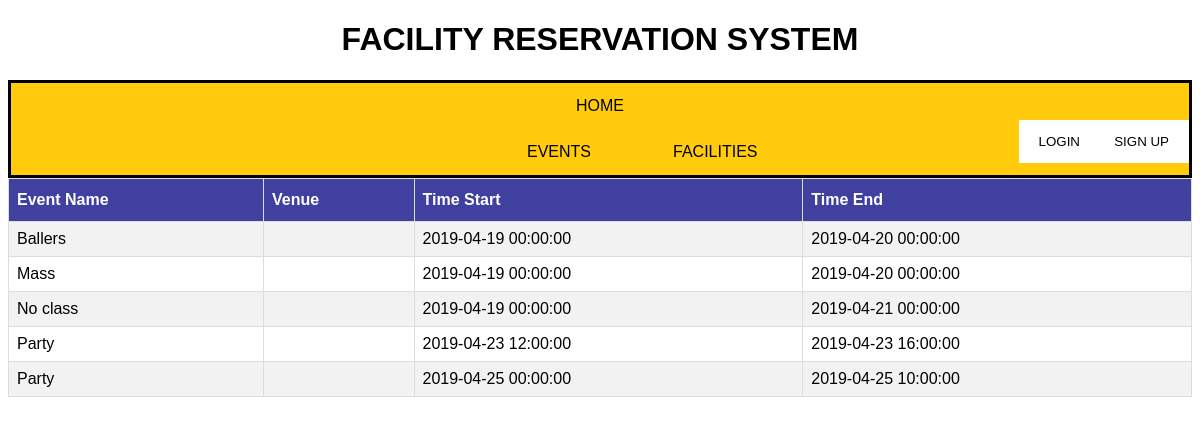
The app's page /php/event_page_home.php, older data.
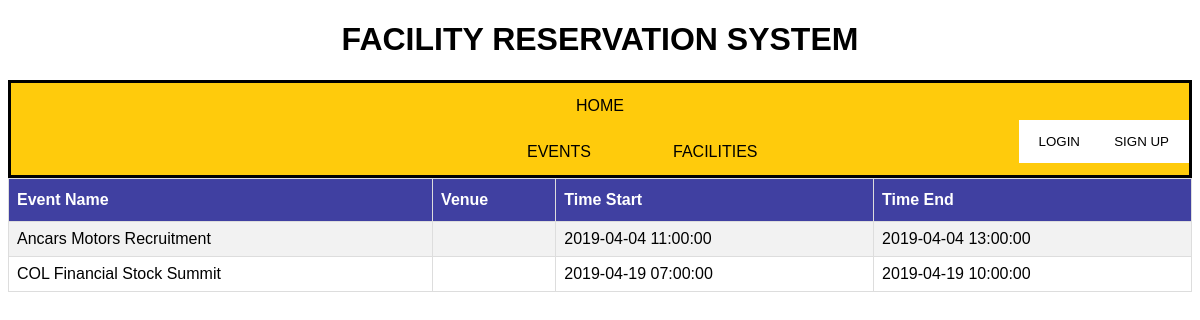
The same page, newer data.
### tables this page shows
CREATE TABLE `reservation` (
  `resID` int(100) NOT NULL,
  `user_ID` int(11) NOT NULL,
  `title` varchar(255) NOT NULL,
  `Venue` varchar(100) NOT NULL,
  `start_event` datetime NOT NULL,
  `end_event` datetime NOT NULL,
  `status` varchar(100) NOT NULL DEFAULT 'Pending'
);

### php/event_page_home.php (the view, shortened to what this page needs)
<?php include('DBConnector.php'); ?>
<!DOCTYPE html>
<html>
<head>
  <link rel="stylesheet" type="text/css" href="../stylesheet/style.css">
  <h1>FACILITY RESERVATION SYSTEM</h1>
</head>
<body>
  <ul class="menu">
    <li class="home_index"><a href="../index.html" class="home">HOME</a></li>
    <li class="events_index"><a href="event_page_home.php" class="events">EVENTS</a></li>
    <li class="faci_index"><a href="list_facilities_home.php" class="faci">FACILITIES</a></li>
  </ul>
    <table id="customers">
        <tr>
          <th>Event Name</th>
          <th>Venue</th>
          <th>Time Start</th>
          <th>Time End</th>
        </tr>
    <?php
      $sql = "SELECT * FROM reservation WHERE status LIKE 'Approved'";
      $result = $conn-> query($sql);
      if ($result-> num_rows > 0){
        while ($row = $result-> fetch_assoc()){
          echo "<tr>
              <td>" . $row["title"] . "</td>
              <td>" . $row["Venue"] . "</td>
              <td>"  . $row["start_event"] . "</td>
              <td>" . $row["end_event"] . "</td>
              </tr>";
        }
        echo "</table>";
      }else{
        echo "0 result";
      }
    ?>
  <button onclick="document.getElementById('id01').style.display='block'" style="width:auto;" class="loginB">LOGIN</button>
  <button onclick="document.getElementById('id02').style.display='block'" style="width:auto;" class="signupB">SIGN UP</button>
</body>
</html>

### stylesheet/style.css (style rules this page uses)
h1 { text-align: center; }
ul.menu { list-style-type: none; margin: 0px; padding: 0; overflow: hidden; background-color:#ffcb0c; border-style: solid; }
li.events_index { float: left; margin-right: -450px; margin-left: 500px; }
li.faci_index { float: left; margin-right: -450px; margin-left: 500px; }
li a.home { display: block; color: black; text-align: center; padding: 14px 16px; text-decoration: none; font-style: bold; }
li a.events { display: block; color: black; text-align: center; padding: 14px 16px; text-decoration: none; font-style: bold; }
li a.faci { display: block; color: black; text-align: center; padding: 14px 16px; text-decoration: none; font-style: bold; }
body { font-family: Arial, Helvetica, sans-serif; }
button.loginB { background-color: white; color: black; padding: 14px 20px; position: fixed; right: 0; top: 50%; width: 8em; margin-top: -21em; margin-right: 100px; border: none; cursor: pointer; width: 100%; }
button.signupB { background-color: white; color: black; padding: 14px 20px; position: fixed; right: 0; top: 50%; width: 8em; margin-top: -21em; margin-right: 11px; border: none; cursor: pointer; width: 100%; }
#customers { font-family: "Trebuchet MS", Arial, Helvetica, sans-serif; border-collapse: collapse; width: 100%; }
#customers td, #customers th { border: 1px solid #ddd; padding: 8px; }
#customers tr:nth-child(even) { background-color: #f2f2f2; }
#customers th { padding-top: 12px; padding-bottom: 12px; text-align: left; background-color: #4040a1; color: white; }

Row changes from the older to the newer data that the page shows:
removed reservation: title "Ballers", start_event "2019-04-19 00:00:00", end_event "2019-04-20 00:00:00"
removed reservation: title "Mass", start_event "2019-04-19 00:00:00", end_event "2019-04-20 00:00:00"
removed reservation: title "No class", start_event "2019-04-19 00:00:00", end_event "2019-04-21 00:00:00"
removed reservation: title "Party", start_event "2019-04-23 12:00:00", end_event "2019-04-23 16:00:00"
removed reservation: title "Party", start_event "2019-04-25 00:00:00", end_event "2019-04-25 10:00:00"
added reservation: title "Ancars Motors Recruitment", start_event "2019-04-04 11:00:00", end_event "2019-04-04 13:00:00"
added reservation: title "COL Financial Stock Summit", start_event "2019-04-19 07:00:00", end_event "2019-04-19 10:00:00"
